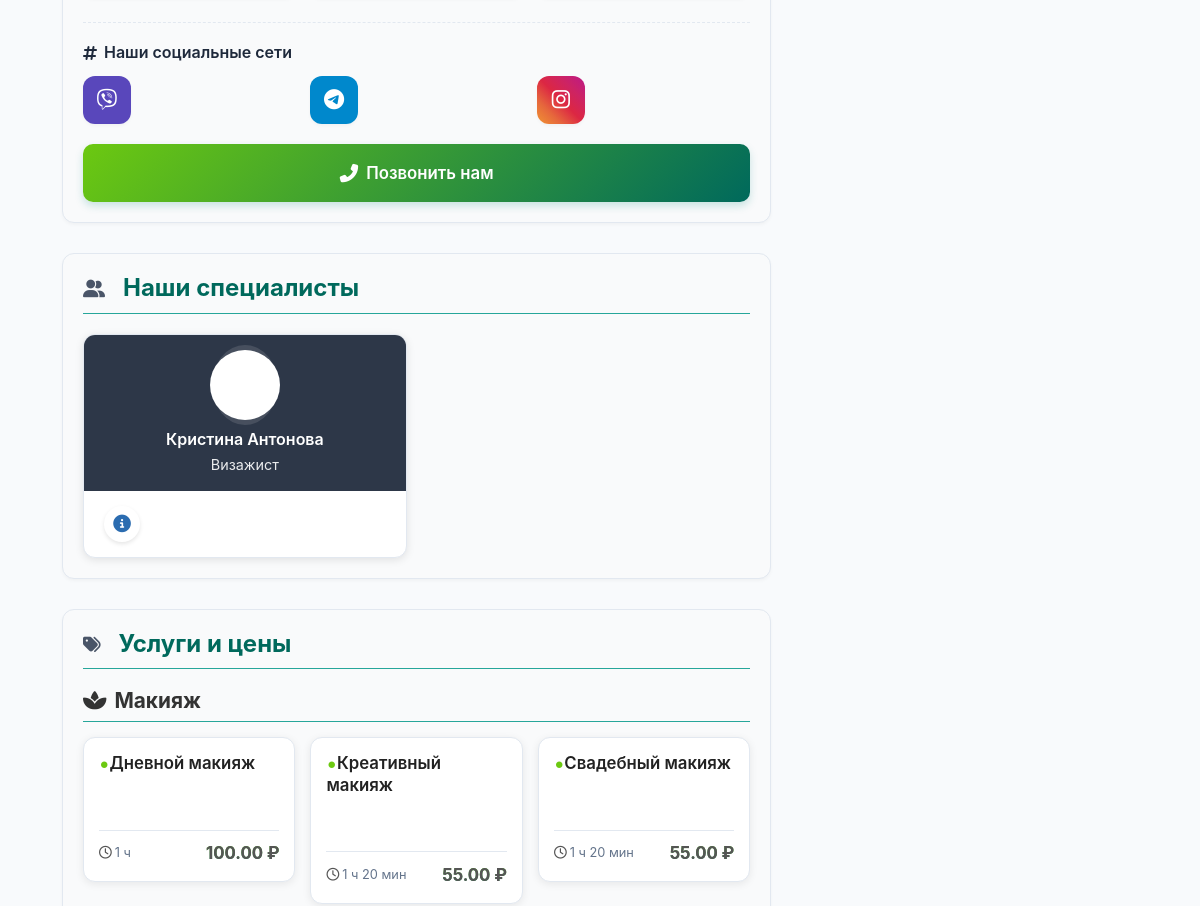
The app's page /showcase/showcase/1Yur1on/ (middle part), older data.
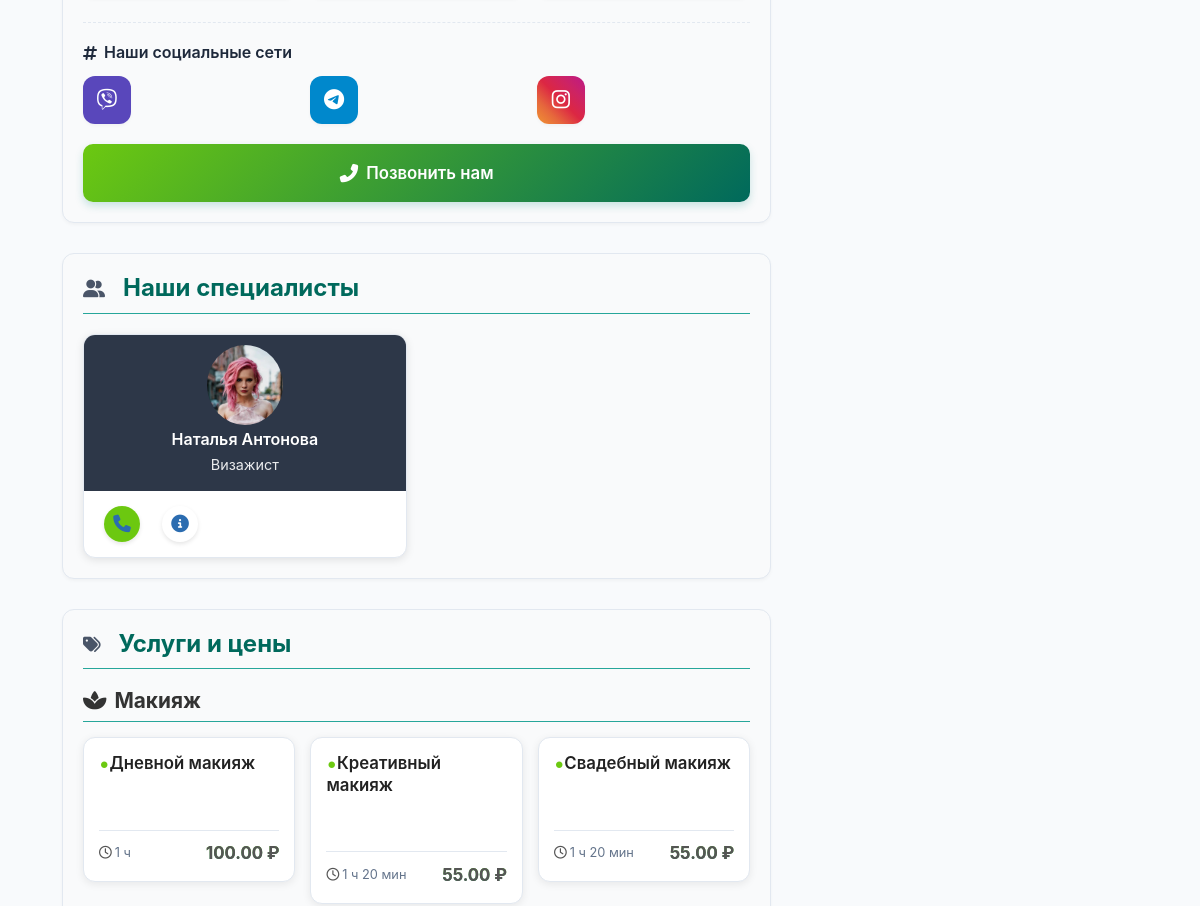
The same page, newer data.
### showcase/models.py (models this page shows, shortened)
class Specialist(models.Model):
    showcase = models.ForeignKey(Showcase, on_delete=models.CASCADE, related_name='specialists')
    first_name = models.CharField("Имя", max_length=150)
    last_name = models.CharField("Фамилия", max_length=150, blank=True)
    position = models.CharField("Должность", max_length=150, blank=True)
    photo = models.ImageField("Фото", upload_to='showcase/specialists/', blank=True, null=True)
    phone = models.CharField("Телефон", max_length=30, blank=True)
    bio = models.TextField("О специалисте", blank=True)
    is_active = models.BooleanField("Показывать на витрине", default=True)
    order = models.PositiveIntegerField("Порядок (меньше — выше)", default=100)
    services = models.ManyToManyField(ServicePrice, blank=True, related_name='specialists', verbose_name='Услуги')
    created_at = models.DateTimeField("Создан", default=timezone.now)
    updated_at = models.DateTimeField("Обновлён", auto_now=True)
    class Meta:
        verbose_name = "Специалист"
        verbose_name_plural = "Специалисты"
        ordering = ['order', 'last_name', 'first_name']

### accounts/models.py (models this page shows, shortened)
class ServicePrice(models.Model):
    workshop = models.ForeignKey(WorkshopProfile, on_delete=models.CASCADE, related_name='service_prices')
    activity_area = models.ForeignKey(ActivityArea, on_delete=models.CASCADE, verbose_name='Сфера деятельности')
    service_name = models.CharField(max_length=100, verbose_name='Название услуги')
    price = models.DecimalField(max_digits=10, decimal_places=2, verbose_name='Цена')
    duration = models.CharField(max_length=50, blank=True, verbose_name='Длительность')
    class Meta:
        verbose_name = 'Цена услуги'
        verbose_name_plural = 'Цены услуг'

### showcase/views.py (the view)
# urls.py: path('showcase/<str:username>/', views.view_showcase, name='view_showcase'),
def view_showcase(request, username):
    user = get_object_or_404(User, username=username)
    try:
        workshop = user.workshopprofile
        showcase = workshop.showcase
    except (WorkshopProfile.DoesNotExist, Showcase.DoesNotExist):
        return render(request, 'showcase/not_found.html', {'username': username})
    gallery = showcase.gallery_images.all()
    specialists = showcase.specialists.filter(is_active=True).order_by('order', 'last_name', 'first_name')
    prices = ServicePrice.objects.filter(workshop=workshop)
    grouped_prices = OrderedDict()
    for p in prices:
        cat = p.activity_area.get_category_display() if hasattr(p, 'activity_area') else 'Услуги'
        grouped_prices.setdefault(cat, []).append(p)
    return render(request, 'showcase/view_showcase.html', {
        'workshop': workshop,
        'showcase': showcase,
        'gallery': gallery,
        'specialists': specialists,
        'grouped_prices': grouped_prices,
        'is_owner': request.user.is_authenticated and request.user == user
    })

### accounts/context_processors.py (called while the page is built, shortened)
def user_type(request):
    return {'is_workshop': False, 'is_client': False}

### showcase/templates/showcase/view_showcase.html (shortened to what the changed rows need)
{% extends 'base.html' %}
{% load static format_duration %}
{% block content %}
<div class="showcase-container">
  <div class="row">
    <div class="col-lg-8">
<div class="content-section">
  <h2 class="section-title">
    <i class="fas fa-user-friends"></i> Наши специалисты
  </h2>
  {% if specialists %}
    <div class="managers-grid">
      {% for spec in specialists %}
        <div class="manager-card{% if forloop.counter > 3 %} extra-spec{% endif %}" {% if forloop.counter > 3 %}style="display:none"{% endif %}>
          <div class="manager-header">
            <div class="manager-avatar">
              {% if spec.photo %}
                <img src="{{ spec.photo.url }}" alt="{{ spec.first_name }}" style="width:80px;height:80px;border-radius:50%;object-fit:cover;">
              {% else %}
                <div style="width:80px;height:80px;border-radius:50%;display:flex;align-items:center;justify-content:center;background:rgba(255,255,255,0.12);">
                  <span style="font-size:1.4rem;color:white;font-weight:700;">
                  </span>
                </div>
              {% endif %}
            </div>
            <h4>{{ spec.first_name }} {% if spec.last_name %}{{ spec.last_name }}{% endif %}</h4>
            {% if spec.position %}
              <div style="color:rgba(255,255,255,0.9)">{{ spec.position }}</div>
            {% endif %}
          </div>
          <div class="manager-body">
            <div class="manager-contact">
              {% if spec.phone %}
                <a class="phone" href="tel:{{ spec.phone }}" title="Позвонить"><i class="fas fa-phone"></i></a>
              {% endif %}
              <a href="{% url 'showcase:specialist_detail' username=workshop.user.username pk=spec.id %}" title="Подробнее">
                <i class="fas fa-info-circle"></i>
              </a>
            </div>
          </div>
        </div>
      {% endfor %}
    </div>
  {% endif %}
</div>
<div class="content-section">
  <h2 class="section-title"><i class="fas fa-tags"></i> Услуги и цены</h2>
  {% if grouped_prices %}
    {% for category, prices in grouped_prices.items %}
      <div class="service-category">
        <h3 class="category-title"><i class="fas fa-spa"></i> {{ category }}</h3>
        <div class="service-list">
          {% for price in prices %}
            <div class="service-card{% if forloop.counter > 3 %} extra-service{% endif %}" {% if forloop.counter > 3 %}style="display:none"{% endif %}>
              <div class="service-name">{{ price.service_name }}</div>
              <div class="service-description">{{ price.description|default:"" }}</div>
              <div class="service-details">
                <div class="service-duration"><i class="far fa-clock"></i> {{ price.duration|format_duration|default:"–" }}</div>
                <div class="service-price">{{ price.price }} ₽</div>
              </div>
            </div>
          {% endfor %}
        </div>
      </div>
    {% endfor %}
  {% else %}
    <p class="text-muted text-center py-3">Цены на услуги не указаны.</p>
  {% endif %}
</div>
    </div>
  </div>
</div>
{% endblock %}

Row changes from the older to the newer data that the page shows:
removed Specialist: first_name "Кристина", last_name "Антонова", position "Визажист"
added Specialist: photo (picture), first_name "Наталья", last_name "Антонова", position "Визажист"
